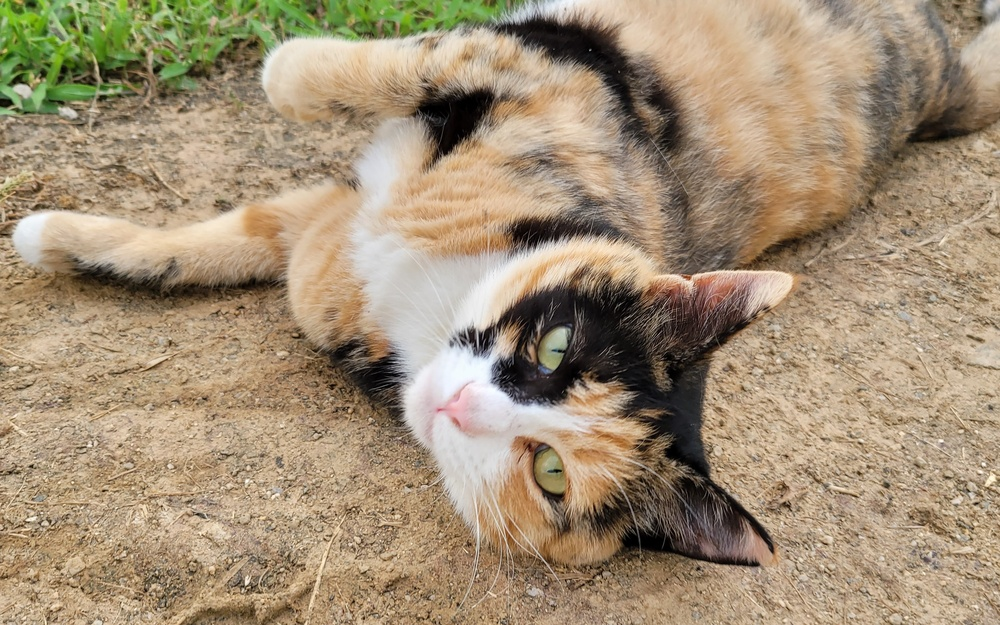
#> input picture OpenCV21/cat.jpg, 1000 x 625 px, shrunk from 3200 x 2000 before the run, found by its file name
$ jupyter execute --allow-errors C1412.ipynb   (text cells are left out)
#> lines starting #> are read from the running program, lines starting #| are printed output that depends on the picture; pictures that were not available may be replaced by others from this repository, and a replacement may not be noted
[cell 1]
import cv2
import numpy as np

img123 = cv2.imread('SampleFiles/cat.jpg', 0)
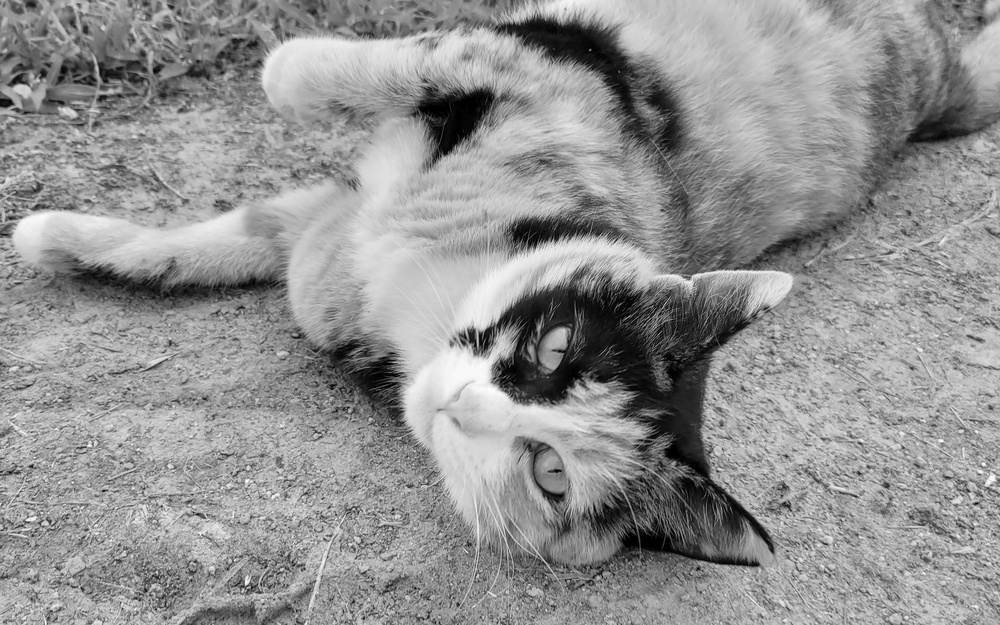
#> img123: shape (625, 1000); min 0, max 255, mean 146.7
cv2.imshow('image',img123)
cv2.waitKey(0)
cv2.destroyAllWindows()

[cell 2]
import cv2
import numpy as np
from matplotlib import pyplot as plt
img = cv2.imread('SampleFiles\hmson\hmson1.avi_000083291.png',0)
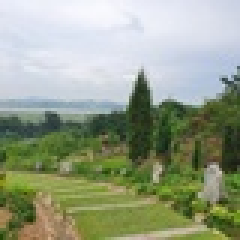
#> input picture OpenCV21/1.jpg, 80 x 80 px, shrunk from 255 x 255 before the run, given in place of hmson1.avi_000083291.png, which was not available (shown 3 times larger)
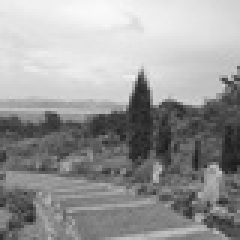
#> img: shape (80, 80) (shown 3 times larger); min 27, max 250, mean 153.6
img2 = img.copy()
template = cv2.imread('SampleFiles\hmson\20201105_125557.png',0)
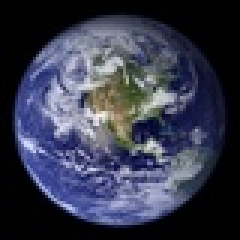
#> input picture OpenCV21/2.jpg, 80 x 80 px, shrunk from 255 x 255 before the run, given in place of hmson01105_125557.png, which was not available (shown 3 times larger)
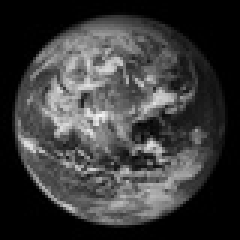
#> template: shape (80, 80) (shown 3 times larger); min 0, max 244, mean 58.8

cv2.imshow('image',template)
cv2.waitKey(0)
cv2.destroyAllWindows()

# w, h = template.shape[::-1]

# # All the 6 methods for comparison in a list
# methods = ['cv2.TM_CCOEFF', 'cv2.TM_CCOEFF_NORMED', 'cv2.TM_CCORR', 'cv2.TM_CCORR_NORMED', 'cv2.TM_SQDIFF', 'cv2.TM_SQDIFF_NORMED']
